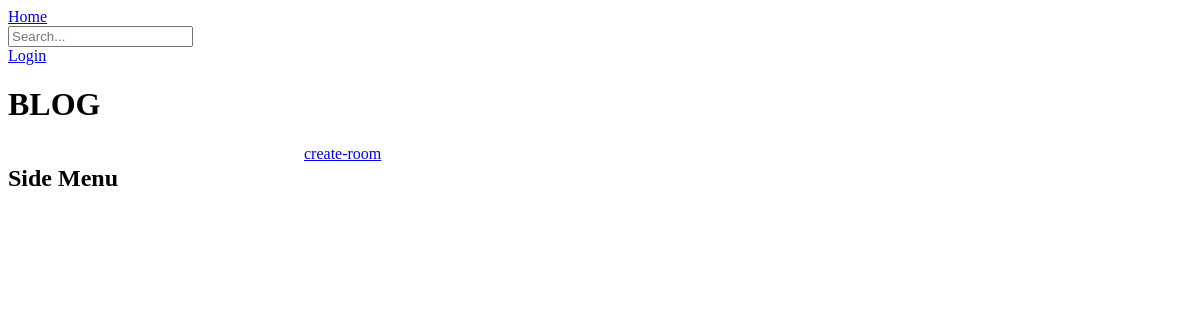
The page /blog/ on the database as committed earlier.
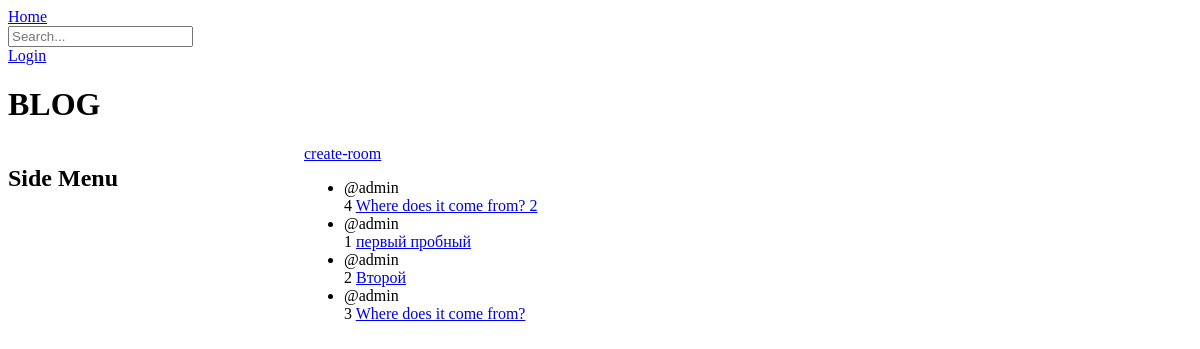
The same page on the database as committed later.
### blog/models.py (models this page shows, shortened)
class Article(models.Model):
    host = models.ForeignKey(User, on_delete=models.SET_NULL, null=True)
    title = models.CharField(max_length=200)
    text = models.TextField(null=False)
    updated = models.DateTimeField(auto_now=True)
    created = models.DateTimeField(auto_now_add=True)
    class Meta:
        ordering = ['-updated', '-created']

### blog/views.py (the view)
# urls.py: path('blog/', views.blog_home, name="blog_home"),
def blog_home(request):
    q = request.GET.get('top-search')
    articles = Article.objects.all()
    context = {'articles': articles}
    return render(request, 'blog/home.html', context)

### blog/templates/blog/home.html (shortened to what this page needs)
{% extends 'main.html' %}
{% block content%}
<h1>BLOG</h1>
<div class="blog-container">
    <div>
        <h2>Side Menu</h2>
    </div>
    <div>
    <a href="{% url 'create-article' %}">create-room</a>
    <ul>
        {% for article in articles%}
            <li>
                <div>@{{article.host.username}}</div>
                <div>{{article.id}} <a href="{%  url 'article' article.id  %}" >{{article.title}}</a></div>
                </li>
        {% endfor%}
    </ul>
</div>
</div>
{% endblock content%}

Rows that differ between the two databases and show on the page:
added Article: host.username "admin", id "4", title "Where does it come from? 2"
added Article: host.username "admin", id "1", title "первый пробный"
added Article: host.username "admin", id "2", title "Второй"
added Article: host.username "admin", id "3", title "Where does it come from?"
